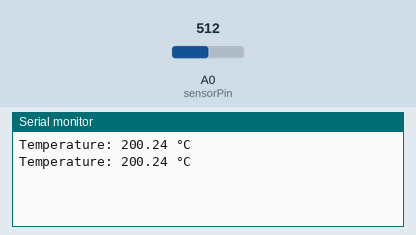
This sketch was run on a simulated Arduino Uno, built with avr-gcc and run on an emulated ATmega328P. Parts: the last lines printed to the serial monitor. The inputs (shaded band) are chosen by the test bench; at power-on: A0 (sensorPin) = 512.

Above: at 1.8 s.
1.9 s: A0 (sensorPin) set to 716
At 2.8 s:
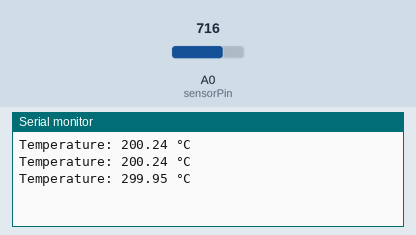
3.4 s: A0 (sensorPin) set to 900
At 4.8 s:
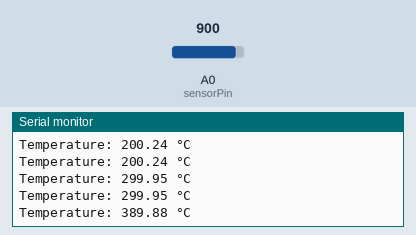
Timing chart, 0 to 6.4 s (numbered marks = the images above; inputs shaded):
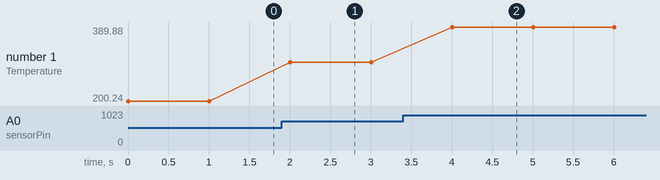

The sketch:

temp_sensor.ino
```cpp
const int sensorPin = A0;
float voltage, temperature;

void setup() {
  Serial.begin(9600);
}

void loop() {
  int reading = analogRead(sensorPin);
  voltage = reading * (5.0 / 1023.0);       // Convert analog reading to voltage
  temperature = (voltage - 0.5) * 100.0;    // Convert voltage to Celsius

  Serial.print("Temperature: ");
  Serial.print(temperature);
  Serial.println(" °C");

  delay(1000);  // Wait 1 second
}
```

Measured:
- after the input at 1.9 s, the serial monitor: prints a new line after 0.10 s (image 1)
- after the input at 3.4 s, the serial monitor: prints a new line after 0.60 s (image 2)
- plotted number 1: 200.24 → 299.95 after the input at 1.9 s, 299.95 → 389.88 after the input at 3.4 s
